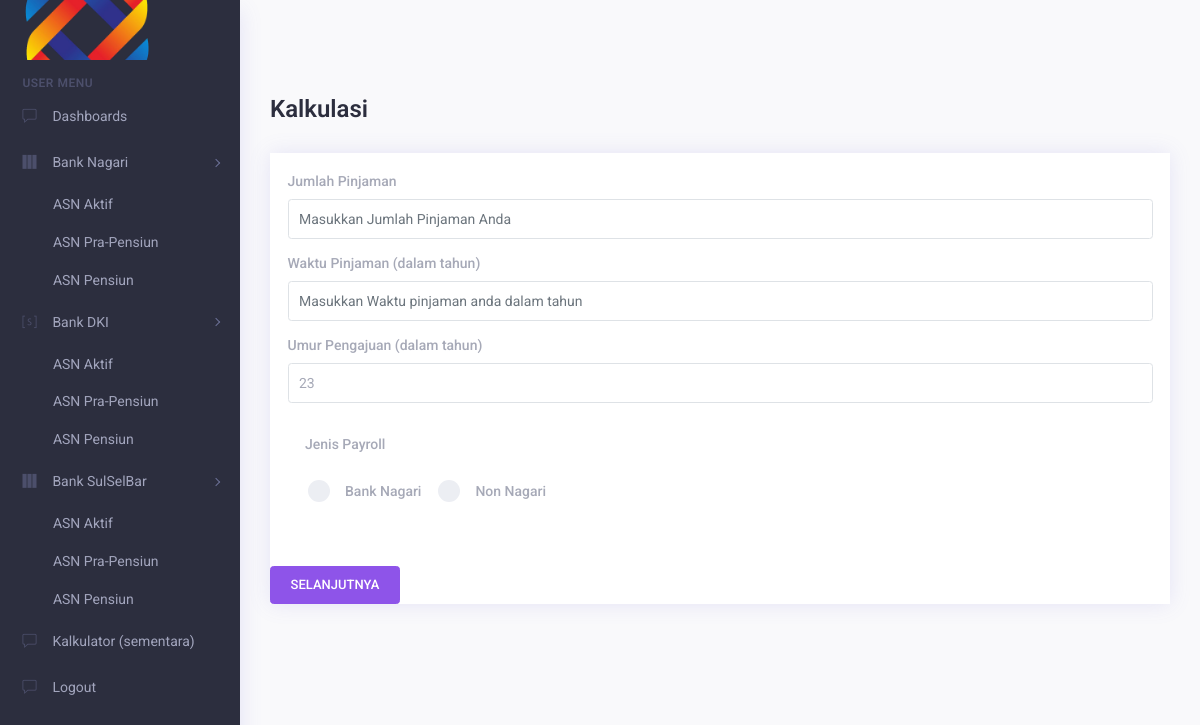
/asnaktif_4.php (signed in), run on an earlier commit of the app's database.
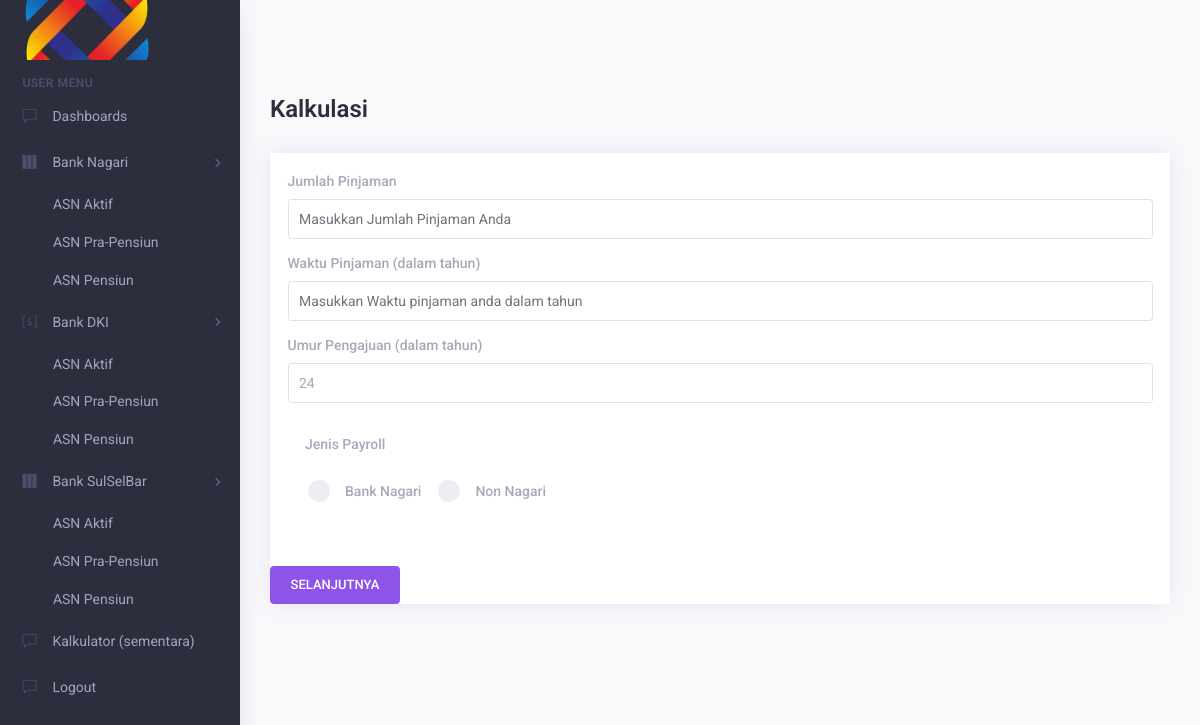
And on a later commit of the database.
### tables this page shows
CREATE TABLE `temp_form3` (
  `id_pengajuan` int(255) NOT NULL,
  `nama_debitur` varchar(255) NOT NULL,
  `tempat_lahir` varchar(255) NOT NULL,
  `tanggal_lahir` date NOT NULL,
  `nik_debitur` varchar(255) NOT NULL,
  `nip_debitur` varchar(255) NOT NULL,
  `nomor_pensiun` varchar(255) NOT NULL,
  `alamat_rumah` varchar(255) NOT NULL,
  `nama_ibu` varchar(255) NOT NULL,
  `nama_instansi` varchar(255) NOT NULL,
  `pangkat_golongan` varchar(255) NOT NULL,
  `nomor_rekening` varchar(255) NOT NULL,
  `nomor_npwp` varchar(255) NOT NULL,
  `nomor_telepon` varchar(255) NOT NULL,
  `gaji_debitur` int(255) NOT NULL,
  `kode_marketing` varchar(255) NOT NULL
);

### asnaktif_4.php (the view, shortened to what this page needs)
<?php
@include 'config.php';
$kode_marketing = $_SESSION['user_name'];
$sql3 = "SELECT * FROM temp_form3 WHERE kode_marketing = '$kode_marketing' ORDER BY id_pengajuan DESC LIMIT 1";
$result3 = $conn->query($sql3);
if ($result3->num_rows > 0) {
    $row = $result3->fetch_assoc();
    $tanggal_lahir = $row['tanggal_lahir'];
    $umur = date_diff(date_create($tanggal_lahir), date_create('today'))->y;
} else {echo "No data found.";}
?>
<!DOCTYPE html>
<html lang="en">
<head>
    <?php @include 'components/head.php'?>
</head>
<body>
    <div class="app">
        <div class="app-wrap">
            <header class="app-header top-bar">
                <nav class="navbar navbar-expand-md">
                    <div class="navbar-header d-flex align-items-center">
                        <a class="navbar-brand" href="index.html">
                            <img src="assets/img/logos.png" class="img-fluid logo-desktop" alt="logo" />
                        </a>
                    </div>
                </nav>
            </header>
            <div class="app-main" id="main">
                <div class="container-fluid">
                    <div class="row">
                        <div class="col-md-12 m-b-30">
                            <div class="d-block d-sm-flex flex-nowrap align-items-center">
                                <div class="page-title mb-2 mb-sm-0">
                                    <h1>Kalkulasi</h1>
                                </div>
                            </div>
                        </div>
                    </div>
                    <div class="row tabs-contant">
                        <div class="col-xxl-12">
                            <div class="card card-statistics">
                                <form action="" method="post">
                                    <div class="card-body">
                                        <div class="form-group">
                                            <label for="numeric8">Jumlah Pinjaman</label>
                                            <input name="jumlah_pinjaman" type="text" class="form-control autonumber" id="numeric8" placeholder="Masukkan Jumlah Pinjaman Anda" inputmode="numeric" oninput="handleInputChange(this);">
                                        </div>
                                        <div class="form-group">
                                            <label for="numeric9">Waktu Pinjaman (dalam tahun)</label>
                                            <input name="waktu_pinjaman" type="text" class="form-control autonumber" id="numeric9" placeholder="Masukkan Waktu pinjaman anda dalam tahun">
                                        </div>
                                        <div class="form-group">
                                            <label for="numeric10">Umur Pengajuan (dalam tahun)</label>
                                            <input name="umur_pengajuan" type="text" class="form-control autonumber" id="numeric10" value="<?php echo $umur; ?>">
                                        </div>
                                        <div class="form-group">
                                            <div class="card-body">
                                                <label>Jenis Payroll</label><br>
                                                <div class="form-check form-check-inline">
                                                    <label class="form-check-label" for="inlineRadio01">Bank Nagari</label>
                                                </div>
                                                <div class="form-check form-check-inline">
                                                    <label class="form-check-label" for="inlineRadio02">Non Nagari</label>
                                                </div>
                                            </div>
                                        </div>
                                    </div>
                                    <input type="submit" name="submit" value="Selanjutnya" class="btn btn-primary text-uppercase">
                                </form>
                            </div>
                        </div>
                    </div>
                </div>
            </div>
        </div>
    </div>
</body>
</html>

What changed in the data, as far as the page shows it:
no longer on this page (row unchanged): temp_form3: umur_pengajuan "23"
added temp_form3: umur_pengajuan "24"
